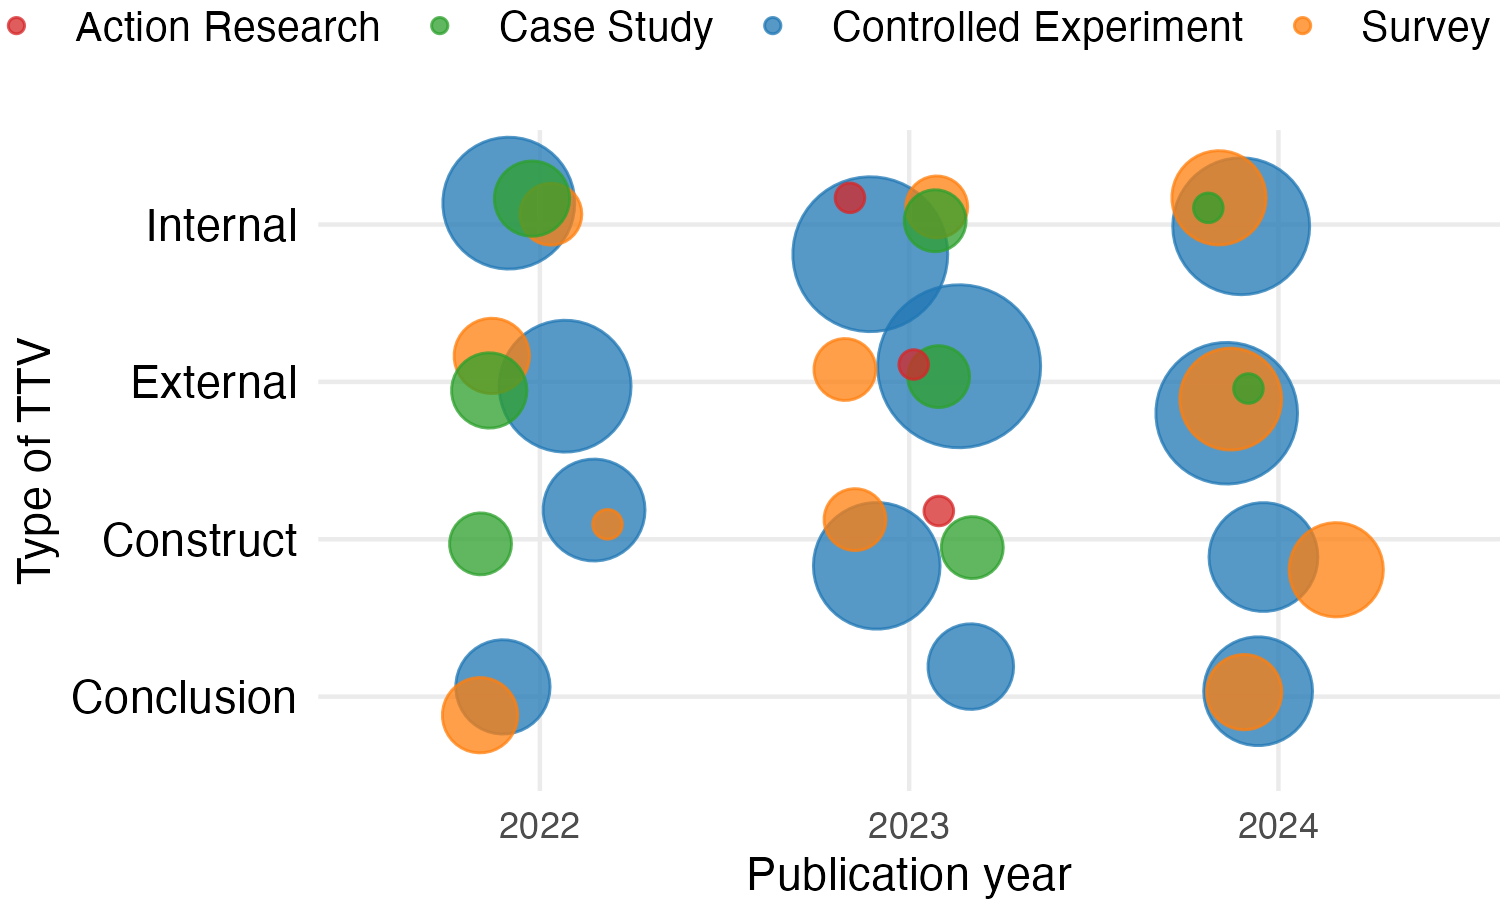

This figure's R source:
this_file <- dirname(rstudioapi::getSourceEditorContext()$path)
setwd(this_file)

library(tidyverse)

dados <- tribble(
  ~PublicationYear, ~Method, ~Internal, ~External, ~Conclusion, ~Construct,
  2022, "Controlled Experiment", 11, 11, 5, 6,
  2022, "Survey", 2, 3, 3, 1,
  2022, "Case Study", 3, 3, 0, 2,
  2022, "Action Research", 0, 0, 0, 0,
  2022, "Ethnography", 0, 0, 0, 0,
  2023, "Controlled Experiment", 16, 18, 4, 10,
  2023, "Survey", 2, 2, 0, 2,
  2023, "Case Study", 2, 2, 0, 2,
  2023, "Action Research", 1, 1, 0, 1,
  2023, "Ethnography", 0, 0, 0, 0,
  2024, "Controlled Experiment", 12, 13, 7, 7,
  2024, "Survey", 5, 6, 3, 5,
  2024, "Case Study", 1, 1, 0, 0,
  2024, "Action Research", 0, 0, 0, 0,
  2024, "Ethnography", 0, 0, 0, 0
)

dados_long <- dados %>%
  pivot_longer(cols = c(Internal, External, Conclusion, Construct),
               names_to = "TTV", values_to = "Frequency") %>%
  filter(Frequency > 0)

p <- ggplot(dados_long, aes(x = as.factor(PublicationYear),
                       y = TTV,
                       size = Frequency,
                       color = Method)) +
  geom_point(position = position_jitter(width = 0.2, height = 0.2), alpha = 0.75) +
  scale_size_continuous(range = c(3, 18)) +
  labs(
    x = "Publication year",
    y = "Type of TTV",
    color = ""
  ) +
  scale_color_manual(values = c(
    "Controlled Experiment" = "#1f77b4",
    "Survey" = "#ff7f0e",
    "Case Study" = "#2ca02c",
    "Action Research" = "#d62728",
    "Ethnography" = "#9467bd"
  )) +
  guides(size = "none") +
  theme_minimal() +
  theme(
    legend.position = "top",
    legend.text = element_text(size = 10),
    plot.margin = margin(t = -8, r = 0, b = 0, l = 4),
    axis.text.y = element_text(size = 11, color = "black"),
    legend.justification = c(0.965, 0),
  )


ggsave("Fig3.png", 
       plot = p, width = 5, height = 3)
getwd()